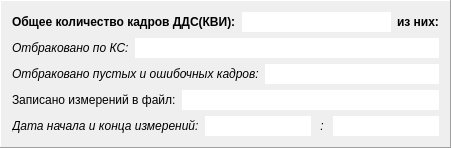
        <widget class="QFrame" name="frame_4">
         <property name="frameShape">
          <enum>QFrame::Panel</enum>
         </property>
         <property name="frameShadow">
          <enum>QFrame::Raised</enum>
         </property>
         <layout class="QVBoxLayout" name="verticalLayout_7">
          <item>
           <layout class="QHBoxLayout" name="horizontalLayout_37">
            <item>
             <widget class="QLabel" name="label_41">
              <property name="font">
               <font>
                <weight>75</weight>
                <bold>true</bold>
               </font>
              </property>
              <property name="text">
               <string>Общее количество кадров ДДС(КВИ):</string>
              </property>
             </widget>
            </item>
            <item>
             <widget class="QLineEdit" name="le_ddskvi2">
              <property name="font">
               <font>
                <weight>75</weight>
                <bold>true</bold>
               </font>
              </property>
              <property name="frame">
               <bool>false</bool>
              </property>
              <property name="alignment">
               <set>Qt::AlignCenter</set>
              </property>
              <property name="readOnly">
               <bool>true</bool>
              </property>
             </widget>
            </item>
            <item>
             <widget class="QLabel" name="label_42">
              <property name="font">
               <font>
                <weight>75</weight>
                <bold>true</bold>
               </font>
              </property>
              <property name="text">
               <string>из них:</string>
              </property>
             </widget>
            </item>
           </layout>
          </item>
          <item>
           <layout class="QHBoxLayout" name="horizontalLayout_39">
            <item>
             <widget class="QLabel" name="label_44">
              <property name="font">
               <font>
                <pointsize>9</pointsize>
                <italic>true</italic>
               </font>
              </property>
              <property name="text">
               <string>Отбраковано по КС:</string>
              </property>
             </widget>
            </item>
            <item>
             <widget class="QLineEdit" name="le_crcddskvi2">
              <property name="font">
               <font>
                <pointsize>9</pointsize>
                <italic>true</italic>
               </font>
              </property>
              <property name="frame">
               <bool>false</bool>
              </property>
              <property name="alignment">
               <set>Qt::AlignRight|Qt::AlignTrailing|Qt::AlignVCenter</set>
              </property>
              <property name="readOnly">
               <bool>true</bool>
              </property>
             </widget>
            </item>
           </layout>
          </item>
          <item>
           <layout class="QHBoxLayout" name="horizontalLayout_41">
            <item>
             <widget class="QLabel" name="label_46">
              <property name="font">
               <font>
                <pointsize>9</pointsize>
                <italic>true</italic>
               </font>
              </property>
              <property name="text">
               <string>Отбраковано пустых и ошибочных кадров:</string>
              </property>
             </widget>
            </item>
            <item>
             <widget class="QLineEdit" name="le_ochddskvi2">
              <property name="font">
               <font>
                <pointsize>9</pointsize>
                <italic>true</italic>
               </font>
              </property>
              <property name="frame">
               <bool>false</bool>
              </property>
              <property name="alignment">
               <set>Qt::AlignRight|Qt::AlignTrailing|Qt::AlignVCenter</set>
              </property>
              <property name="readOnly">
               <bool>true</bool>
              </property>
             </widget>
            </item>
           </layout>
          </item>
          <item>
           <layout class="QHBoxLayout" name="horizontalLayout_43">
            <item>
             <widget class="QLabel" name="label_48">
              <property name="text">
               <string>Записано измерений в файл:</string>
              </property>
             </widget>
            </item>
            <item>
             <widget class="QLineEdit" name="le_zapddskvi2">
              <property name="frame">
               <bool>false</bool>
              </property>
              <property name="alignment">
               <set>Qt::AlignRight|Qt::AlignTrailing|Qt::AlignVCenter</set>
              </property>
              <property name="readOnly">
               <bool>true</bool>
              </property>
             </widget>
            </item>
           </layout>
          </item>
          <item>
           <layout class="QHBoxLayout" name="horizontalLayout_68">
            <item>
             <widget class="QLabel" name="label_80">
              <property name="font">
               <font>
                <italic>true</italic>
               </font>
              </property>
              <property name="text">
               <string>Дата начала и конца измерений:</string>
              </property>
             </widget>
            </item>
            <item>
             <widget class="QLineEdit" name="dn_kvi2">
              <property name="font">
               <font>
                <italic>true</italic>
               </font>
              </property>
              <property name="frame">
               <bool>false</bool>
              </property>
              <property name="alignment">
               <set>Qt::AlignRight|Qt::AlignTrailing|Qt::AlignVCenter</set>
              </property>
              <property name="readOnly">
               <bool>true</bool>
              </property>
             </widget>
            </item>
            <item>
             <widget class="QLabel" name="label_86">
              <property name="font">
               <font>
                <italic>true</italic>
               </font>
              </property>
              <property name="text">
               <string> : </string>
              </property>
             </widget>
            </item>
            <item>
             <widget class="QLineEdit" name="dk_kvi2">
              <property name="font">
               <font>
                <italic>true</italic>
               </font>
              </property>
              <property name="frame">
               <bool>false</bool>
              </property>
              <property name="alignment">
               <set>Qt::AlignRight|Qt::AlignTrailing|Qt::AlignVCenter</set>
              </property>
              <property name="readOnly">
               <bool>true</bool>
              </property>
             </widget>
            </item>
           </layout>
          </item>
         </layout>
        </widget>
